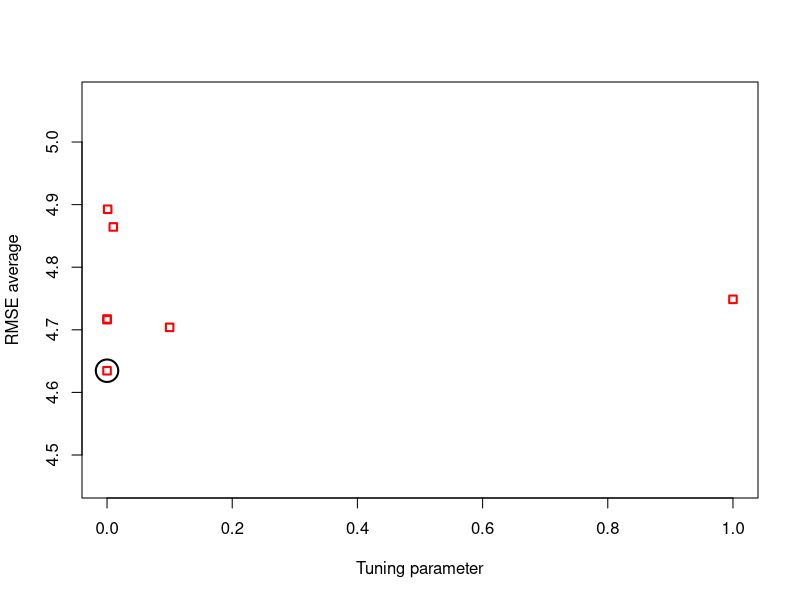

Source code (R):
rm(list = ls())
library(MASS)
data(Boston)
set.seed(2023)

# Prepare the data in training and test sets
train_indices <- sample(1:nrow(Boston), 400)

train_data <- Boston[train_indices, ]
test_data <- Boston[-train_indices, ]

trainY <- train_data$medv
trainX <- train_data[, !(names(train_data) %in% c("medv"))]

testY <- test_data$medv
testX <- test_data[,!(names(test_data) %in% c("medv"))]

trainX <- as.matrix(trainX)
testX <- as.matrix(testX)

# Solve the LS problem for the optimal weights
ridge_reg <- function(trainX, trainY, lambda) { 
  p <- ncol(trainX)
  I <- diag(p)
  w <- solve(t(trainX) %*% trainX + lambda * I) %*% t(trainX) %*% trainY
  return(w)
}

# Function for doing k-fold cross-validation
k_fold <- function(trainX, trainY, k) {
  
  order <- sample(1:nrow(trainX))
  num_points <- round(nrow(trainX)/k)
  rmse <- numeric(k)
  
  for (fold in 0:(k-1)) {
    # Determine the amount of folds to use
    start_ind = fold*num_points+1
    end_ind <- (fold+1)*num_points
    
    testing_idx <- order[start_ind:end_ind]
    
    # Obtain the sets of features
    test_setX <- trainX[testing_idx,]
    training_setX <- trainX[-testing_idx,]
    
    # Obtain the sets of targets
    test_setY <- trainY[testing_idx]
    training_setY <- trainY[-testing_idx]
    
    # Evaluate the model
    predictions <- test_setX%*%ridge_reg(training_setX, training_setY, tuning_param[i])
    # Calculate the root mean squared error
    rmse[fold] <- sqrt(mean((predictions - test_setY)^2))
  }
  return(rmse)
}

# Set the tuning parameters to loop through
tuning_param = c(0, 0.00001, 0.0001, 0.001, 0.01, 0.1, 1)
tuning_result_rmse <- numeric(length(tuning_param))

# Loop over the tuning parameters
for (i in 1:length(tuning_param)) {
  rmse <- k_fold(trainX, trainY, 10)
  tuning_result_rmse[i] <- mean(rmse)
}

# Show the result
plot(c(tuning_param),tuning_result_rmse,
     pch=0,col="red",cex=1,lwd=2,asp=1,
     xlab="Tuning parameter",ylab="RMSE average")
best_res <- which.min(tuning_result_rmse)
points(tuning_param[best_res], tuning_result_rmse[best_res], pch=1, lwd = 2, cex = 3)
# Choose best parameter
best_lambda <- tuning_param[best_res]
print(best_lambda)

# Estimate the model performance on the actual testing set
w_reg <- ridge_reg(trainX, trainY, best_lambda)
predictions <- testX%*%w_reg
rmse <- sqrt(mean((predictions - testY)^2))
cat("The performance of the model using the best lambda is:", rmse, "\n")
